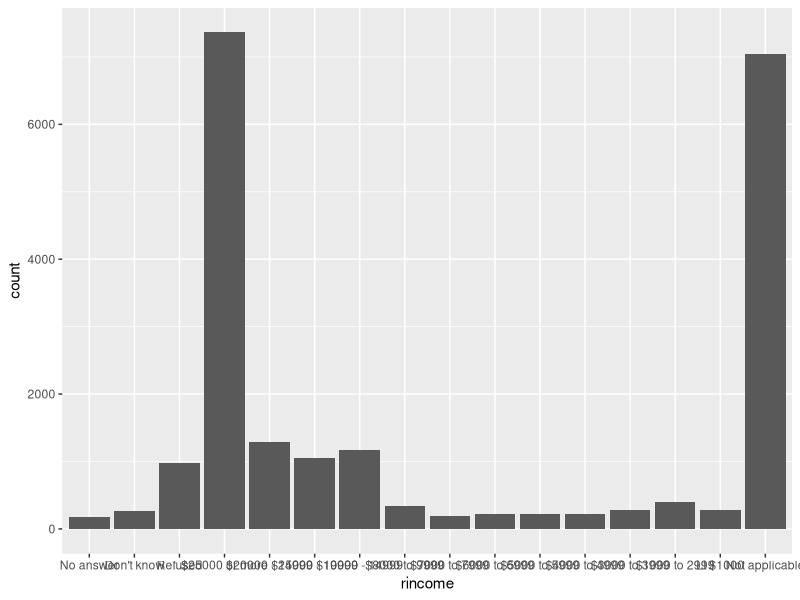
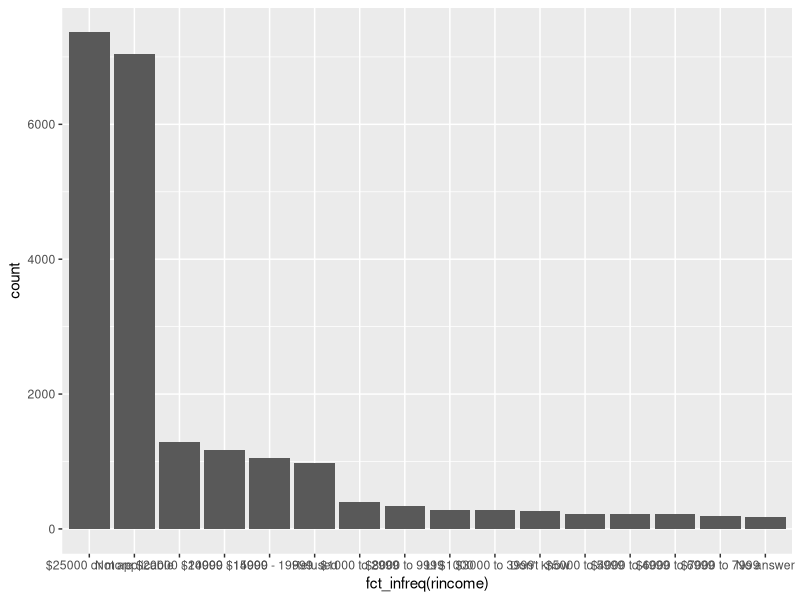
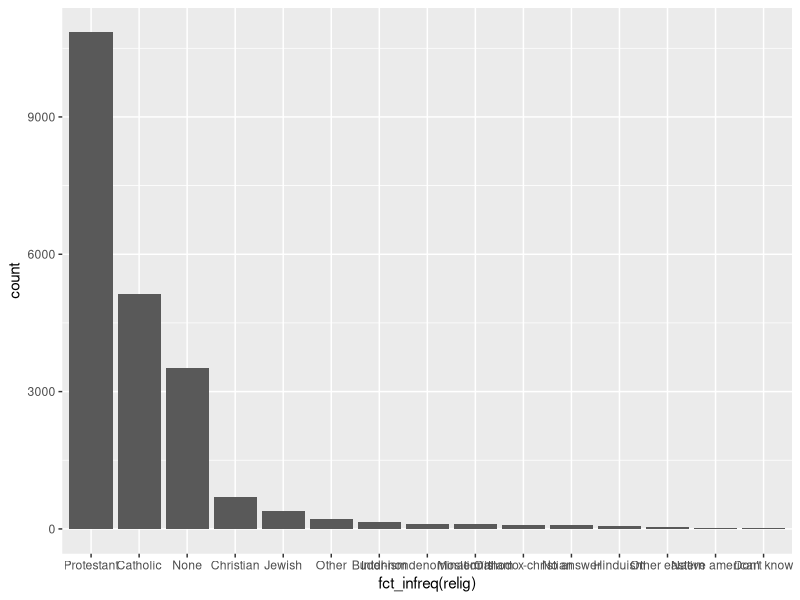
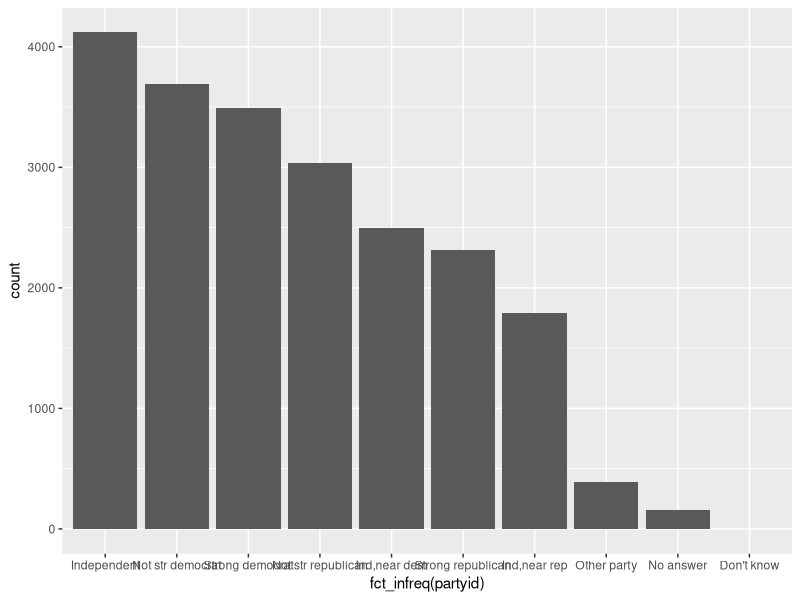

R code for these plots, in order:




# Ch16 - Factors
#===============================================================================


library(tidyverse)

# 16.3.1 Exercises

# Explore the distribution of rincome (reported income). What makes the default 
# bar chart hard to understand? How could you improve the plot?

# bar chart of rincome is hard to read since the value of the bars is
# neither increasing or decreasing

ggplot(gss_cat, aes(x = rincome)) +
  geom_bar()

# this makes it easier to understand

ggplot(gss_cat, aes(x = fct_infreq(rincome))) +
  geom_bar()


# What is the most common relig in this survey? What’s the most common partyid?

glimpse(gss_cat)

# religion - Protestant

ggplot(gss_cat, aes(x = fct_infreq(relig))) +
  geom_bar()

# partyid

ggplot(gss_cat, aes(x = fct_infreq(partyid))) +
  geom_bar()
  
# Which relig does denom (denomination) apply to? How can you find out with a 
# table? How can you find out with a visualization?


